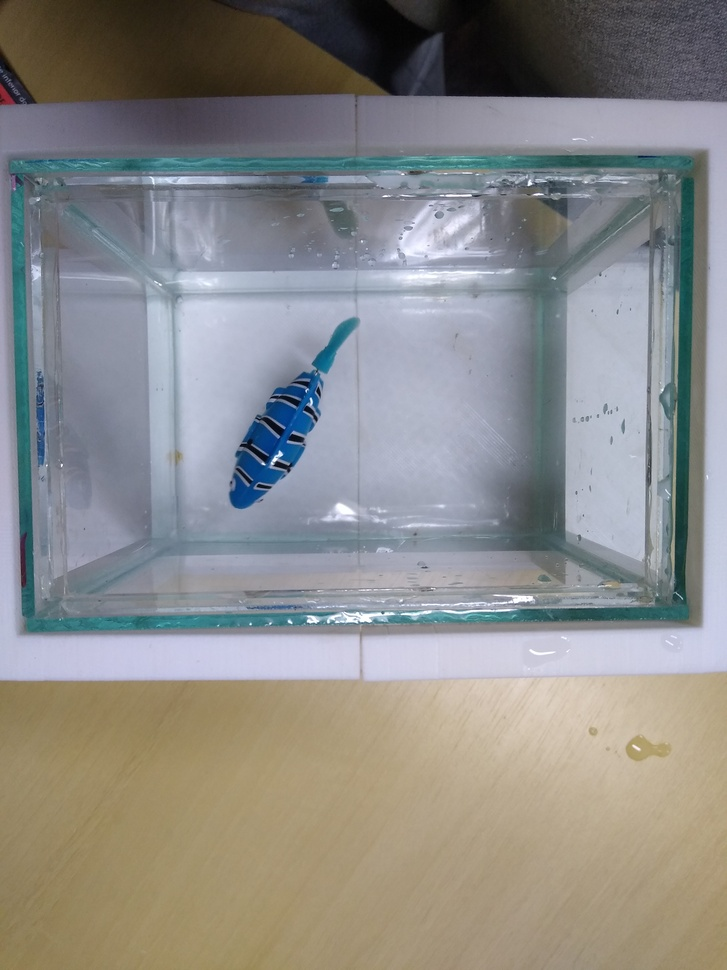
#> input picture Meus_code/IMG_20230913_194800245.jpg, 727 x 970 px, shrunk from 3072 x 4096 before the run, given in place of the camera
$ python _09_TRACKING_.py
#> lines starting #> are read from the running program, lines starting #| are printed output that depends on the picture; after the words box and inside, x2 and y2 are one past the last pixel; in counts of white or black regions, pixels touching at a corner belong together
import cv2
import numpy as np

ESC_KEY = 27
trackbar_Window = "trackbar window"

def onChange(val):
        return

def set_Limits_Of_Trackbar():
    # lendo matiz
    mat = {}
    mat["min"] = cv2.getTrackbarPos("Min Matiz", trackbar_Window)
    mat["max"] = cv2.getTrackbarPos("Max Matiz", trackbar_Window)
    # verificando
    if mat["min"] > mat["max"]:
        # define o valor do maximo igual ao minimo
        cv2.setTrackbarPos("Max Matiz", trackbar_Window, mat["min"]+1)
        # define recebe o novo valor
        mat["max"] = cv2.getTrackbarPos("Max Matiz", trackbar_Window)

    sat = {}
    sat["min"] = cv2.getTrackbarPos("Min Saturacao", trackbar_Window)
    sat["max"] = cv2.getTrackbarPos("Max Saturacao", trackbar_Window)

    if sat["min"] > sat["max"]:
        cv2.setTrackbarPos("Max Saturacao", trackbar_Window, sat["min"]+1)
        sat["max"] = cv2.getTrackbarPos("Max Saturacao", trackbar_Window)

    val = {}
    val["min"] = cv2.getTrackbarPos("Min Valor", trackbar_Window)
    val["max"] = cv2.getTrackbarPos("Max Valor", trackbar_Window)

    if val["min"] > val["max"]:
        cv2.setTrackbarPos("Max Valor", trackbar_Window, val["min"]+1)
        val["max"] = cv2.getTrackbarPos("Max Valor", trackbar_Window)

    return mat, sat, val

def compute_Tracking(frame, mat, sat, val):
    #transforma a imagem de RGB para HSV
    hsvImage = cv2.cvtColor(frame, cv2.COLOR_BGR2HSV)

    #definir os intervalos de cores que vão aparecer na imagem final
    lowerColor = np.array([mat['min'], sat["min"], val["min"]])
    upperColor = np.array([mat['max'], sat["max"], val["max"]])

    #marcador pra saber se o pixel pertence ao intervalo ou não
    mask = cv2.inRange(hsvImage, lowerColor, upperColor)
    cv2.imshow("mascara", mask)

    #aplica máscara que "deixa passar" pixels pertencentes ao intervalo, como filtro
    result = cv2.bitwise_and(frame, frame, mask = mask)
    cv2.imshow("result", result)

    #aplica limiarização
    gray = cv2.cvtColor(result, cv2.COLOR_BGR2GRAY)
    _,gray = cv2.threshold(gray, 0, 255, cv2.THRESH_BINARY | cv2.THRESH_OTSU)

    #encontra pontos que circundam regiões conexas (contour)
    contours, hierarchy = cv2.findContours(gray, cv2.RETR_LIST, cv2.CHAIN_APPROX_SIMPLE)

    #se existir contornos
    if contours:
        #retornando a área do primeiro grupo de pixels brancos
        maxArea = cv2.contourArea(contours[0])
        contourMaxAreaId = 0
        i = 0

        #para cada grupo de pixels branco existente
        for cnt in contours:
            #procura o grupo com a maior área
            if maxArea < cv2.contourArea(cnt):
                maxArea = cv2.contourArea(cnt)
                contourMaxAreaId = i
            i += 1

        #achei o contorno com maior área em pixels
        cntMaxArea = contours[contourMaxAreaId]

        #retorna um retângulo que envolve o contorno em questão
        xRect, yRect, wRect, hRect = cv2.boundingRect(cntMaxArea)

        #desenha caixa envolvente com espessura 3
        cv2.rectangle(frame, (xRect, yRect), (xRect + wRect, yRect + hRect), (0, 0, 255), 2)

    return frame, gray


def main():
    # nome da janela grafica
    trackbar_Window = "trackbar window"
    cv2.namedWindow(trackbar_Window)

    # criando a trackbar na janela grafica
    cv2.createTrackbar("Min Matiz", trackbar_Window, 0, 255, onChange)
    cv2.createTrackbar("Max Matiz", trackbar_Window, 255, 255, onChange)
    cv2.createTrackbar("Min Saturacao", trackbar_Window, 0, 255, onChange)
    cv2.createTrackbar("Max Saturacao", trackbar_Window, 255, 255, onChange)
    cv2.createTrackbar("Min Valor", trackbar_Window, 0, 255, onChange)
    cv2.createTrackbar("Max Valor", trackbar_Window, 255, 255, onChange)

    webcam = cv2.VideoCapture(0)
    while True:
        validacao, frame = webcam.read()
#> frame is the input picture: shape (970, 727, 3); mean B, G, R 136.5, 138.5, 138.8

        if validacao:
            # le verificar para que o minumo não seja maior que o maximo em cada caso
            mat, sat, val = set_Limits_Of_Trackbar()

            #transforma a imagem de RGB para cinza
            frame_cinza = cv2.cvtColor(frame, cv2.COLOR_BGR2GRAY)
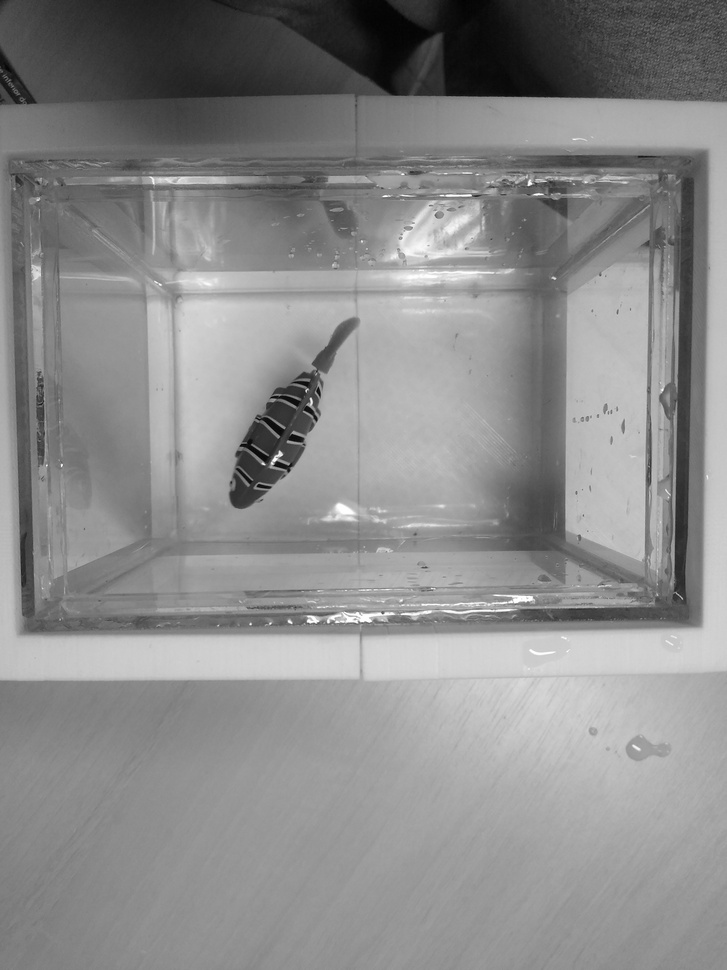
#> frame_cinza: shape (970, 727); min 2, max 255, mean 138.4

            # limiarização
            frame, gray = compute_Tracking(frame, mat, sat, val)
#> in compute_Tracking, `hsvImage = cv2.cvtColor(frame, cv2.COLOR_BGR2HSV)`: hsvImage: shape (970, 727, 3); mean H, S, V 77.3, 54.1, 152.6
#> in compute_Tracking, `mask = cv2.inRange(hsvImage, lowerColor, upperColor)`: mask: shape (970, 727); every value is 255
#> in compute_Tracking, `_,gray = cv2.threshold(gray, 0, 255, cv2.THRESH_BINARY | cv2.THRESH_OT..`:
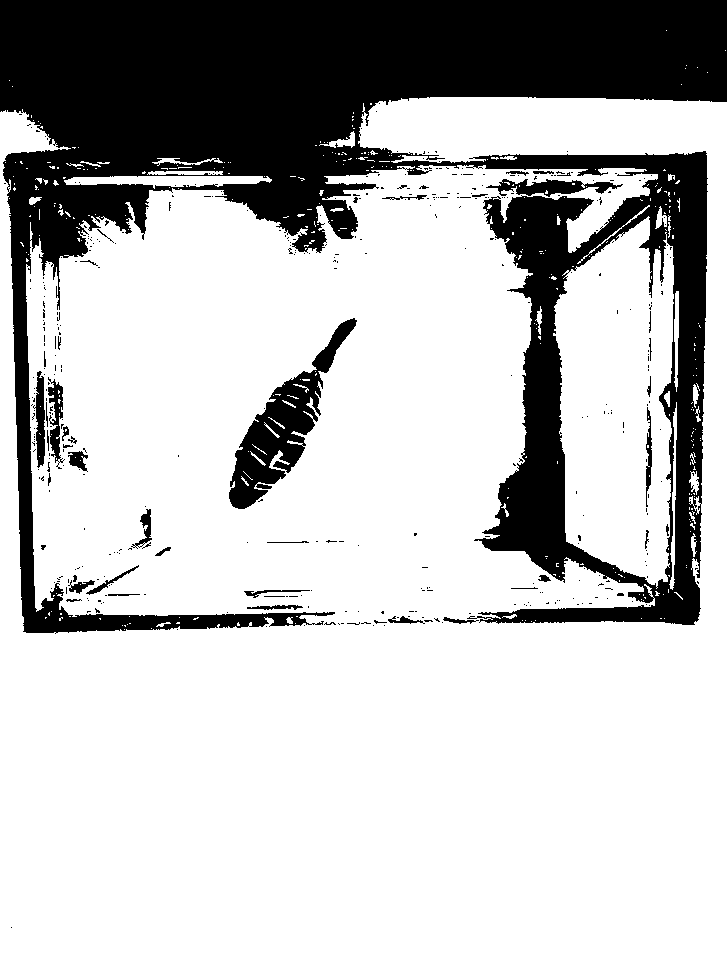
#> gray: shape (970, 727); 74.7% white; 413 black regions (369 under 20 px)
#> in compute_Tracking, `contours, hierarchy = cv2.findContours(gray, cv2.RETR_LIST, cv2.CHAIN_..`: contours = 941 contours, 858 with area under 20; largest, box (x1, y1, x2, y2) and area: (0, 97, 727, 970) 495934, (553, 216, 674, 589) 33702, (228, 317, 358, 510) 7516, (64, 176, 272, 189) 1521, (485, 178, 624, 198) 1380
#> in compute_Tracking, `maxArea = cv2.contourArea(contours[0])`: maxArea = 2
#> the loop in compute_Tracking, `for cnt in contours:` made 941 passes
#> maxArea on passes 18, 28, 33, 39, 47, 57, 79, 126, 182, 240, 380, 415: 25, 28.5, 29, 32.5, 131, 153, 219.5, 233.5, 253, 306.5, 439.5, 793
#> cnt on passes 1 to 6: [[10, 927], [11, 926], [12, 927], [11, 928]], [[54, 633], [55, 632], [56, 633], [55, 634]], [[176, 629], [177, 628], [178, 629], [177, 630]], [[124, 629]], [[151, 628]], [[268, 626], [269, 625], [270, 626], [269, 627]]
#> after the loop in compute_Tracking, `for cnt in contours:`: contourMaxAreaId = 931; i = 941; maxArea = 495934.5
#> in compute_Tracking, `cntMaxArea = contours[contourMaxAreaId]`: cntMaxArea = contour of 2971 points, box (x1, y1, x2, y2) (0, 97, 727, 970), area 495934
#> in compute_Tracking, `xRect, yRect, wRect, hRect = cv2.boundingRect(cntMaxArea)`: xRect = 0; yRect = 97; wRect = 727; hRect = 873
#> in compute_Tracking, `cv2.rectangle(frame, (xRect, yRect), (xRect + wRect, yRect + hRect), (..`:
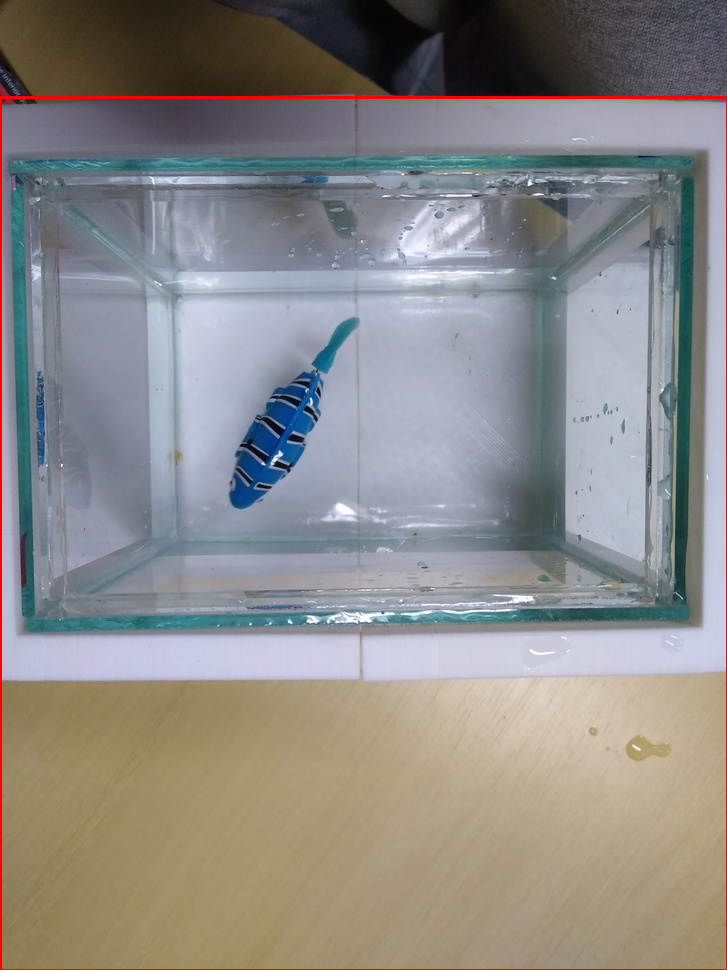
#> frame: shape (970, 727, 3); 0.78% of pixels changed, all inside (x1, y1, x2, y2) = (0, 96, 727, 970)

            cv2.imshow("webcam preto e branco", frame_cinza)
            cv2.imshow("webcam linearizada", gray)
            cv2.imshow("webcam", frame)

            # se prescionar "esq" o ou "q" ele fecha a janela
            if cv2.waitKey(1) & 0xFF == ord('q') or 0xFF == ESC_KEY:
#> (key q is pressed here)
                break
        else:
            break
    webcam.release()
    cv2.destroyAllWindows()

main()
